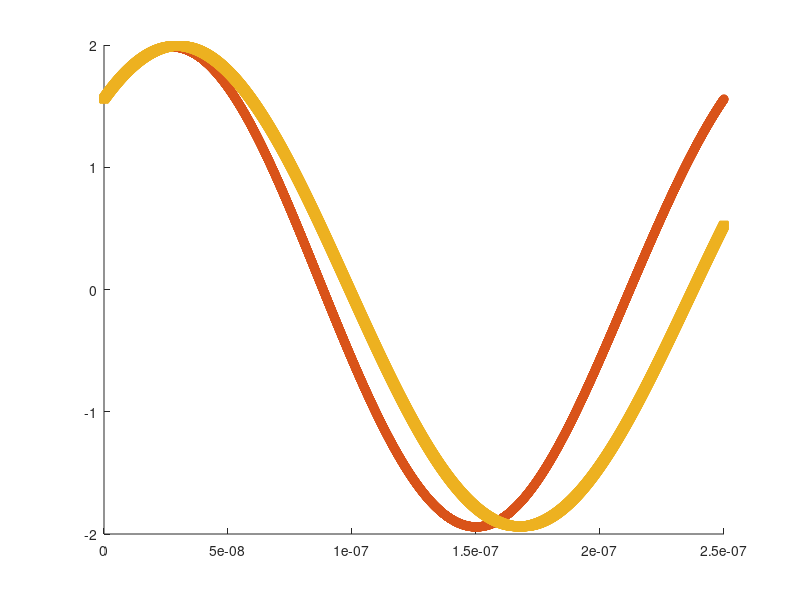

Here is the MATLAB script that generated this plot:

graphics_toolkit("qt");
1;

function [sampled_x, sampled_y] = get_samples(max_frequency, sampling_time_step, sampling_duration, phase)
  last = 1.0 / max_frequency;
  sampled_x = 0:sampling_time_step:sampling_duration;
  sampled_y = sin((min(sampled_x, last) + phase) * 2 * pi * max_frequency) + sin((min(sampled_x, last) + phase) * 2 * pi * max_frequency * 0.9);
end

% Wrong, interpft has to be used
function target_y = whittaker_shannon_interpolation(target_x, samples_y, T)
  element_index = 1;

  target_y = zeros(1, length(target_x));

  for x = target_x
    value = 0;
    for i = 1:length(samples_y)
      value += sinc((x - i * T) / T) * samples_y(i);
    endfor

    target_y(element_index) = value;
    element_index = element_index + 1;
  endfor
end

%% HUGE COMMENT
%% ACTUALLY NEWVERMIND DONT USE PADDING, IT DECREASES ACCURACY; MAKE SURE THAT SAMPLING DURATION IS 1 / max_frequency
sampling_duration = 2.5e-7;
sampling_time_step = 0.04e-6;
phase = 1.0/3.8e6 * 0.15;

interpft_between_steps = 1000;

% TODO: Try padding at tart
[sampled_x, sampled_y] = get_samples(3.8e6, sampling_time_step, sampling_duration, phase);

[value_max_raw, index_max_raw] = max(sampled_y);
printf("Raw max at %.6e\n", sampled_x(index_max_raw));

interpft_x = 0:(sampling_time_step / interpft_between_steps):sampling_duration;
interpft_y = real(interpft(sampled_y, size(interpft_x)(2)));
% interpft_y = whittaker_shannon_interpolation(interpft_x, sampled_y, sampling_duration);

[value_max_interpolated, index_max_interpolated] = max(interpft_y);

printf("Interpolated max at %.6e\n", interpft_x(index_max_interpolated));

figure();
scatter(sampled_x, sampled_y, 'x');
hold on;
scatter(interpft_x, interpft_y, 'o');
hold on;
[ground_truth_x, ground_truth_y] = get_samples(3.8e6, sampling_time_step / interpft_between_steps, sampling_duration, phase);
scatter(ground_truth_x, ground_truth_y, 's');

[value_max_gt, index_max_gt] = max(ground_truth_y);

printf("Ground truth max at %.6e\n\n", ground_truth_x(index_max_gt));
printf("Thats a difference of %.6e of gt to interpft\n", ground_truth_x(index_max_gt) - interpft_x(index_max_interpolated));
printf("Thats a difference of %.6e of gt to nearest sample\n", ground_truth_x(index_max_gt) - sampled_x(index_max_raw));
